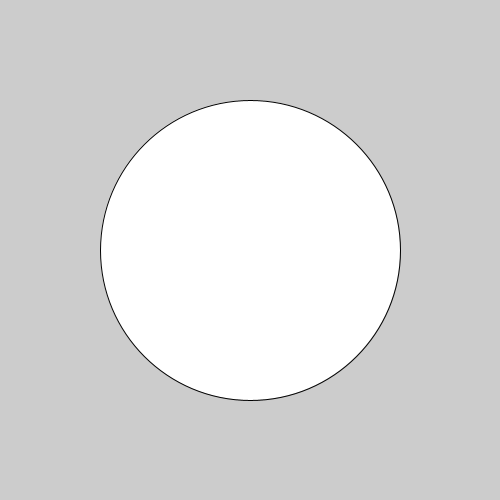
Frame 1 (no input)
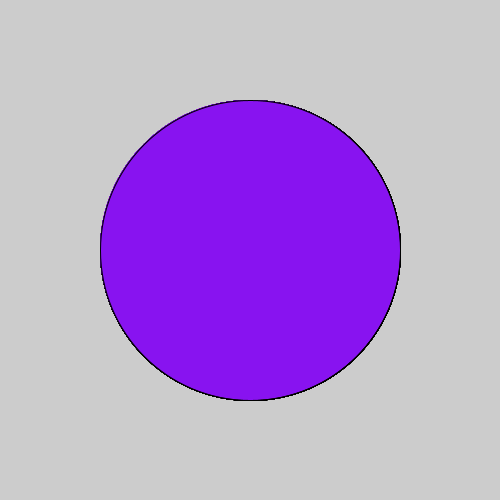
Frame 60 (the mouse pressed at the canvas centre just before this capture)
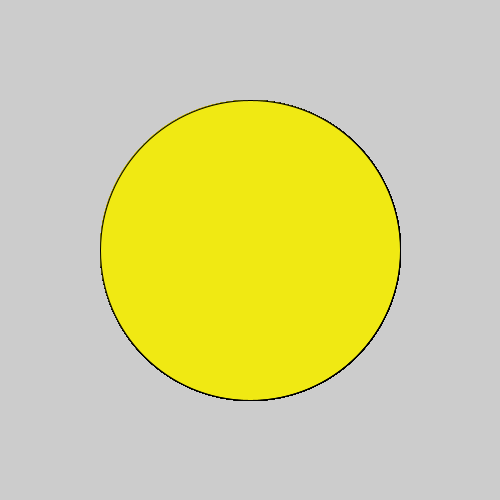
Frame 120 (the mouse held since frame 60 and released just before this capture)

The Processing sketch that drew these frames (run headless with seeded random() and noise(); from frame 60 on, the mouse is pressed at the canvas centre):

// Processing sketch: c_LogicalDot
// ── c_LogicalDot.pde

void setup() {
  
// 1. Set the size of the sketch. Make it 600 pixels square. 
  
size(500,500);
}

void draw() {
  
// 2. Draw an ellipse
// Run the program to make sure it works before moving on.
ellipse(250,250,300,300);

// 3. Change the color of the ellipse when the mouse is pressed.
//    Use the following code, but put your colors where indicated
//    Remember to use the   fill()  command to set colors.

if (mousePressed) {
 
   //  put one color here 
  fill(#F0E913);
} else {
  
   // put a different color here
  fill(#8813F0);
}  
  
  
  
}
